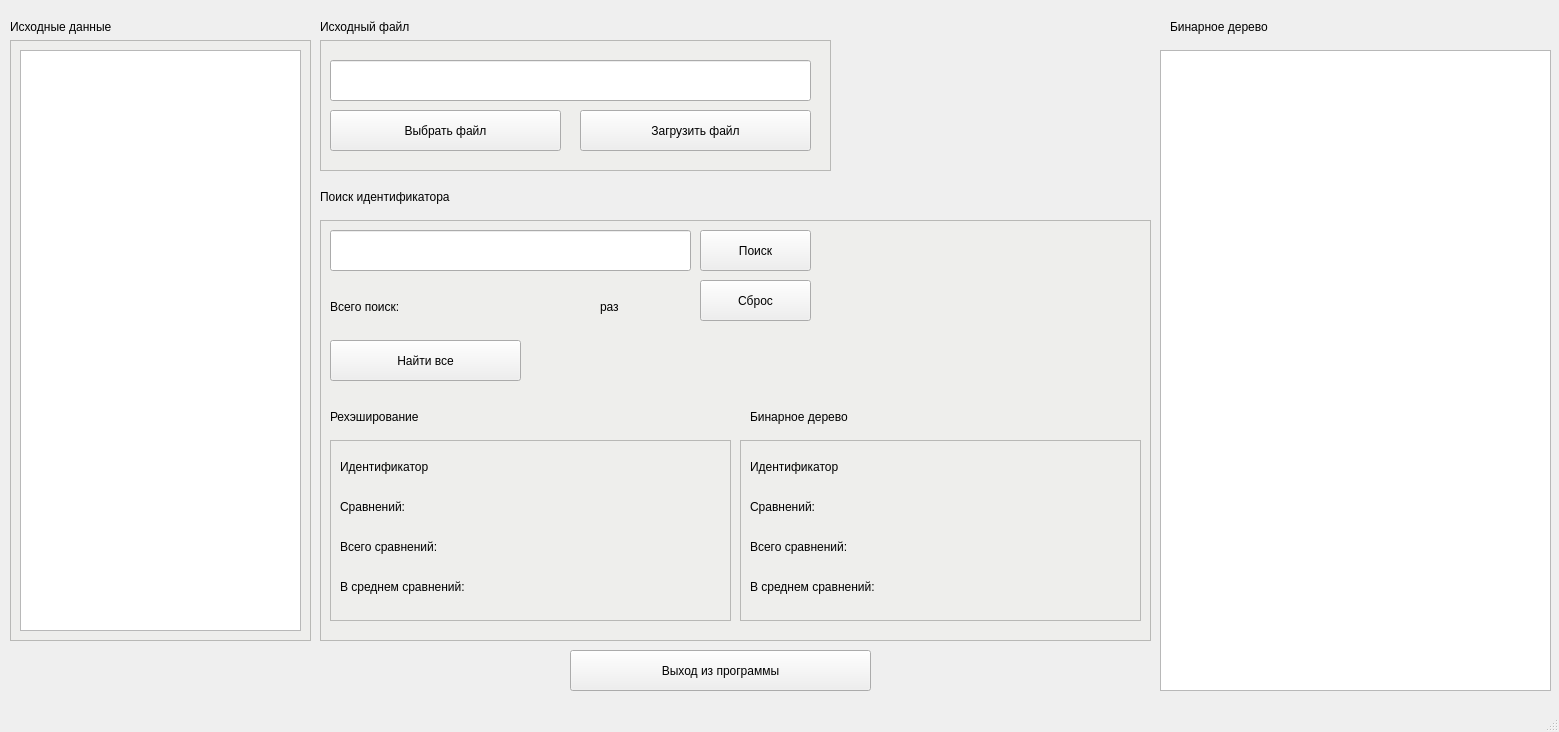
<?xml version="1.0" encoding="UTF-8"?>
<ui version="4.0">
 <class>MainWindow</class>
 <widget class="QMainWindow" name="MainWindow">
  <property name="geometry">
   <rect>
    <x>0</x>
    <y>0</y>
    <width>1559</width>
    <height>732</height>
   </rect>
  </property>
  <property name="windowTitle">
   <string>MainWindow</string>
  </property>
  <property name="styleSheet">
   <string notr="true"/>
  </property>
  <widget class="QWidget" name="centralWidget">
   <widget class="QLabel" name="label">
    <property name="geometry">
     <rect>
      <x>10</x>
      <y>10</y>
      <width>261</width>
      <height>33</height>
     </rect>
    </property>
    <property name="text">
     <string>Исходные данные</string>
    </property>
   </widget>
   <widget class="QLabel" name="label_2">
    <property name="geometry">
     <rect>
      <x>320</x>
      <y>10</y>
      <width>271</width>
      <height>33</height>
     </rect>
    </property>
    <property name="text">
     <string>Исходный файл</string>
    </property>
   </widget>
   <widget class="QLineEdit" name="lineEdit_fileName">
    <property name="geometry">
     <rect>
      <x>330</x>
      <y>60</y>
      <width>481</width>
      <height>41</height>
     </rect>
    </property>
   </widget>
   <widget class="QPushButton" name="pushButton">
    <property name="geometry">
     <rect>
      <x>330</x>
      <y>110</y>
      <width>231</width>
      <height>41</height>
     </rect>
    </property>
    <property name="text">
     <string>Выбрать файл</string>
    </property>
   </widget>
   <widget class="QPushButton" name="pushButton_2">
    <property name="geometry">
     <rect>
      <x>580</x>
      <y>110</y>
      <width>231</width>
      <height>41</height>
     </rect>
    </property>
    <property name="text">
     <string>Загрузить файл</string>
    </property>
   </widget>
   <widget class="QLabel" name="label_3">
    <property name="geometry">
     <rect>
      <x>320</x>
      <y>180</y>
      <width>321</width>
      <height>33</height>
     </rect>
    </property>
    <property name="text">
     <string>Поиск идентификатора</string>
    </property>
   </widget>
   <widget class="QLineEdit" name="lineEdit_ident">
    <property name="geometry">
     <rect>
      <x>330</x>
      <y>230</y>
      <width>361</width>
      <height>41</height>
     </rect>
    </property>
   </widget>
   <widget class="QPushButton" name="pushButton_3">
    <property name="geometry">
     <rect>
      <x>700</x>
      <y>230</y>
      <width>111</width>
      <height>41</height>
     </rect>
    </property>
    <property name="text">
     <string>Поиск</string>
    </property>
   </widget>
   <widget class="QPushButton" name="pushButton_4">
    <property name="geometry">
     <rect>
      <x>700</x>
      <y>280</y>
      <width>111</width>
      <height>41</height>
     </rect>
    </property>
    <property name="text">
     <string>Сброс</string>
    </property>
   </widget>
   <widget class="QLabel" name="label_4">
    <property name="geometry">
     <rect>
      <x>330</x>
      <y>290</y>
      <width>151</width>
      <height>33</height>
     </rect>
    </property>
    <property name="text">
     <string>Всего поиск:</string>
    </property>
   </widget>
   <widget class="QGraphicsView" name="graphicsView">
    <property name="geometry">
     <rect>
      <x>10</x>
      <y>40</y>
      <width>301</width>
      <height>601</height>
     </rect>
    </property>
    <property name="styleSheet">
     <string notr="true">background-color: rgb(238, 238, 236);</string>
    </property>
   </widget>
   <widget class="QGraphicsView" name="graphicsView_2">
    <property name="geometry">
     <rect>
      <x>320</x>
      <y>40</y>
      <width>511</width>
      <height>131</height>
     </rect>
    </property>
    <property name="styleSheet">
     <string notr="true">background-color: rgb(238, 238, 236);</string>
    </property>
   </widget>
   <widget class="QGraphicsView" name="graphicsView_3">
    <property name="geometry">
     <rect>
      <x>320</x>
      <y>220</y>
      <width>831</width>
      <height>421</height>
     </rect>
    </property>
    <property name="styleSheet">
     <string notr="true">background-color: rgb(238, 238, 236);</string>
    </property>
   </widget>
   <widget class="QLabel" name="label_5">
    <property name="geometry">
     <rect>
      <x>600</x>
      <y>290</y>
      <width>51</width>
      <height>33</height>
     </rect>
    </property>
    <property name="text">
     <string>раз</string>
    </property>
   </widget>
   <widget class="QLabel" name="label_count">
    <property name="geometry">
     <rect>
      <x>480</x>
      <y>290</y>
      <width>108</width>
      <height>33</height>
     </rect>
    </property>
    <property name="toolTip">
     <string>&lt;html&gt;&lt;head/&gt;&lt;body&gt;&lt;p&gt;Количество выполнявшихся операций поиска идентификаторов&lt;/p&gt;&lt;/body&gt;&lt;/html&gt;</string>
    </property>
    <property name="text">
     <string/>
    </property>
    <property name="alignment">
     <set>Qt::AlignRight|Qt::AlignTrailing|Qt::AlignVCenter</set>
    </property>
   </widget>
   <widget class="QPushButton" name="pushButton_5">
    <property name="geometry">
     <rect>
      <x>330</x>
      <y>340</y>
      <width>191</width>
      <height>41</height>
     </rect>
    </property>
    <property name="text">
     <string>Найти все</string>
    </property>
   </widget>
   <widget class="QLabel" name="label_6">
    <property name="geometry">
     <rect>
      <x>330</x>
      <y>400</y>
      <width>201</width>
      <height>33</height>
     </rect>
    </property>
    <property name="text">
     <string>Рехэширование</string>
    </property>
   </widget>
   <widget class="QLabel" name="label_7">
    <property name="geometry">
     <rect>
      <x>750</x>
      <y>400</y>
      <width>211</width>
      <height>33</height>
     </rect>
    </property>
    <property name="text">
     <string>Бинарное дерево</string>
    </property>
   </widget>
   <widget class="QGraphicsView" name="graphicsView_4">
    <property name="geometry">
     <rect>
      <x>330</x>
      <y>440</y>
      <width>401</width>
      <height>181</height>
     </rect>
    </property>
    <property name="styleSheet">
     <string notr="true">border-color: rgb(186, 189, 182);
background-color: rgb(238, 238, 236);</string>
    </property>
   </widget>
   <widget class="QGraphicsView" name="graphicsView_5">
    <property name="geometry">
     <rect>
      <x>740</x>
      <y>440</y>
      <width>401</width>
      <height>181</height>
     </rect>
    </property>
    <property name="styleSheet">
     <string notr="true">border-color: rgb(186, 189, 182);
background-color: rgb(238, 238, 236);</string>
    </property>
   </widget>
   <widget class="QLabel" name="label_12">
    <property name="geometry">
     <rect>
      <x>340</x>
      <y>570</y>
      <width>271</width>
      <height>33</height>
     </rect>
    </property>
    <property name="styleSheet">
     <string notr="true">font: 16pt &quot;Noto Sans&quot;;</string>
    </property>
    <property name="text">
     <string>В среднем сравнений:</string>
    </property>
   </widget>
   <widget class="QLabel" name="label_13">
    <property name="geometry">
     <rect>
      <x>340</x>
      <y>530</y>
      <width>221</width>
      <height>33</height>
     </rect>
    </property>
    <property name="styleSheet">
     <string notr="true">font: 16pt &quot;Noto Sans&quot;;</string>
    </property>
    <property name="text">
     <string>Всего сравнений: </string>
    </property>
   </widget>
   <widget class="QLabel" name="label_14">
    <property name="geometry">
     <rect>
      <x>340</x>
      <y>450</y>
      <width>371</width>
      <height>33</height>
     </rect>
    </property>
    <property name="styleSheet">
     <string notr="true">font: 16pt &quot;Noto Sans&quot;;</string>
    </property>
    <property name="text">
     <string>Идентификатор </string>
    </property>
   </widget>
   <widget class="QLabel" name="label_15">
    <property name="geometry">
     <rect>
      <x>340</x>
      <y>490</y>
      <width>171</width>
      <height>33</height>
     </rect>
    </property>
    <property name="styleSheet">
     <string notr="true">font: 16pt &quot;Noto Sans&quot;;</string>
    </property>
    <property name="text">
     <string>Сравнений:</string>
    </property>
   </widget>
   <widget class="QPushButton" name="pushButton_6">
    <property name="geometry">
     <rect>
      <x>570</x>
      <y>650</y>
      <width>301</width>
      <height>41</height>
     </rect>
    </property>
    <property name="text">
     <string>Выход из программы</string>
    </property>
   </widget>
   <widget class="QLabel" name="label_compare_1">
    <property name="geometry">
     <rect>
      <x>590</x>
      <y>490</y>
      <width>131</width>
      <height>33</height>
     </rect>
    </property>
    <property name="styleSheet">
     <string notr="true">font: 16pt &quot;Noto Sans&quot;;</string>
    </property>
    <property name="text">
     <string/>
    </property>
   </widget>
   <widget class="QLabel" name="label_compareAll_1">
    <property name="geometry">
     <rect>
      <x>590</x>
      <y>530</y>
      <width>131</width>
      <height>33</height>
     </rect>
    </property>
    <property name="styleSheet">
     <string notr="true">font: 16pt &quot;Noto Sans&quot;;</string>
    </property>
    <property name="text">
     <string/>
    </property>
   </widget>
   <widget class="QLabel" name="label_compareAvr_1">
    <property name="geometry">
     <rect>
      <x>590</x>
      <y>570</y>
      <width>131</width>
      <height>33</height>
     </rect>
    </property>
    <property name="styleSheet">
     <string notr="true">font: 16pt &quot;Noto Sans&quot;;</string>
    </property>
    <property name="text">
     <string/>
    </property>
   </widget>
   <widget class="QLabel" name="label_compareAll_2">
    <property name="geometry">
     <rect>
      <x>1000</x>
      <y>530</y>
      <width>131</width>
      <height>33</height>
     </rect>
    </property>
    <property name="styleSheet">
     <string notr="true">font: 16pt &quot;Noto Sans&quot;;</string>
    </property>
    <property name="text">
     <string/>
    </property>
   </widget>
   <widget class="QLabel" name="label_compareAvr_2">
    <property name="geometry">
     <rect>
      <x>1000</x>
      <y>570</y>
      <width>131</width>
      <height>33</height>
     </rect>
    </property>
    <property name="styleSheet">
     <string notr="true">font: 16pt &quot;Noto Sans&quot;;</string>
    </property>
    <property name="text">
     <string/>
    </property>
   </widget>
   <widget class="QLabel" name="label_21">
    <property name="geometry">
     <rect>
      <x>750</x>
      <y>490</y>
      <width>171</width>
      <height>33</height>
     </rect>
    </property>
    <property name="styleSheet">
     <string notr="true">font: 16pt &quot;Noto Sans&quot;;</string>
    </property>
    <property name="text">
     <string>Сравнений:</string>
    </property>
   </widget>
   <widget class="QLabel" name="label_22">
    <property name="geometry">
     <rect>
      <x>750</x>
      <y>530</y>
      <width>221</width>
      <height>33</height>
     </rect>
    </property>
    <property name="styleSheet">
     <string notr="true">font: 16pt &quot;Noto Sans&quot;;</string>
    </property>
    <property name="text">
     <string>Всего сравнений: </string>
    </property>
   </widget>
   <widget class="QLabel" name="label_compare_2">
    <property name="geometry">
     <rect>
      <x>1000</x>
      <y>490</y>
      <width>131</width>
      <height>33</height>
     </rect>
    </property>
    <property name="styleSheet">
     <string notr="true">font: 16pt &quot;Noto Sans&quot;;</string>
    </property>
    <property name="text">
     <string/>
    </property>
   </widget>
   <widget class="QLabel" name="label_24">
    <property name="geometry">
     <rect>
      <x>750</x>
      <y>450</y>
      <width>371</width>
      <height>33</height>
     </rect>
    </property>
    <property name="styleSheet">
     <string notr="true">font: 16pt &quot;Noto Sans&quot;;</string>
    </property>
    <property name="text">
     <string>Идентификатор </string>
    </property>
   </widget>
   <widget class="QLabel" name="label_25">
    <property name="geometry">
     <rect>
      <x>750</x>
      <y>570</y>
      <width>271</width>
      <height>33</height>
     </rect>
    </property>
    <property name="styleSheet">
     <string notr="true">font: 16pt &quot;Noto Sans&quot;;</string>
    </property>
    <property name="text">
     <string>В среднем сравнений:</string>
    </property>
   </widget>
   <widget class="QListWidget" name="listWidget">
    <property name="geometry">
     <rect>
      <x>20</x>
      <y>50</y>
      <width>281</width>
      <height>581</height>
     </rect>
    </property>
   </widget>
   <widget class="QLabel" name="label_8">
    <property name="geometry">
     <rect>
      <x>1170</x>
      <y>10</y>
      <width>211</width>
      <height>33</height>
     </rect>
    </property>
    <property name="text">
     <string>Бинарное дерево</string>
    </property>
   </widget>
   <widget class="QTextEdit" name="tree">
    <property name="geometry">
     <rect>
      <x>1160</x>
      <y>50</y>
      <width>391</width>
      <height>641</height>
     </rect>
    </property>
   </widget>
   <zorder>graphicsView_3</zorder>
   <zorder>graphicsView_2</zorder>
   <zorder>graphicsView</zorder>
   <zorder>label</zorder>
   <zorder>label_2</zorder>
   <zorder>lineEdit_fileName</zorder>
   <zorder>pushButton</zorder>
   <zorder>pushButton_2</zorder>
   <zorder>label_3</zorder>
   <zorder>lineEdit_ident</zorder>
   <zorder>pushButton_3</zorder>
   <zorder>pushButton_4</zorder>
   <zorder>label_4</zorder>
   <zorder>label_5</zorder>
   <zorder>label_count</zorder>
   <zorder>pushButton_5</zorder>
   <zorder>label_6</zorder>
   <zorder>label_7</zorder>
   <zorder>graphicsView_4</zorder>
   <zorder>graphicsView_5</zorder>
   <zorder>label_12</zorder>
   <zorder>label_13</zorder>
   <zorder>label_14</zorder>
   <zorder>label_15</zorder>
   <zorder>pushButton_6</zorder>
   <zorder>label_compare_1</zorder>
   <zorder>label_compareAll_1</zorder>
   <zorder>label_compareAvr_1</zorder>
   <zorder>label_compareAll_2</zorder>
   <zorder>label_compareAvr_2</zorder>
   <zorder>label_21</zorder>
   <zorder>label_22</zorder>
   <zorder>label_compare_2</zorder>
   <zorder>label_24</zorder>
   <zorder>label_25</zorder>
   <zorder>listWidget</zorder>
   <zorder>label_8</zorder>
   <zorder>tree</zorder>
  </widget>
  <widget class="QStatusBar" name="statusBar"/>
 </widget>
 <layoutdefault spacing="6" margin="11"/>
 <resources/>
 <connections/>
</ui>
